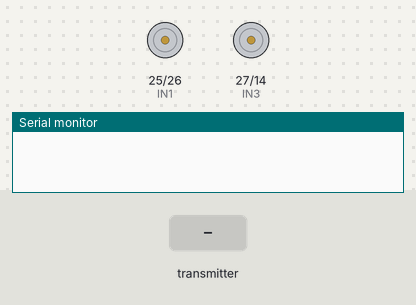
Bench run of a sketch on a simulated ESP32. Shown: motor-driver pin pairs drawn as motors (green arrow = first pin HIGH = forward, orange = second pin HIGH = backward, longer = more drive, scaled by the enable pin), the last lines printed to the serial monitor. The inputs (shaded band) are chosen by the test bench.

Above: at 1.2 s.
1.3 s: the transmitter starts sending jstk_x = 0
At 2.5 s:
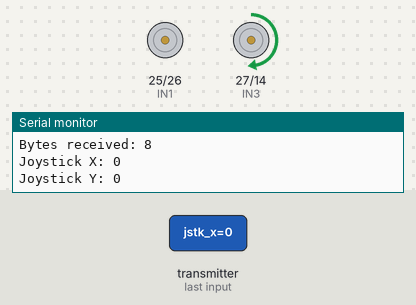
2.8 s: the transmitter starts sending jstk_y = 1024
At 3.9 s:
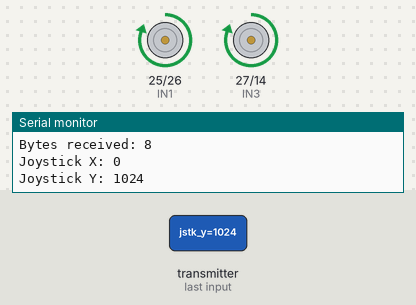
4.3 s: the transmitter starts sending jstk_x = 1024
At 5.0 s:
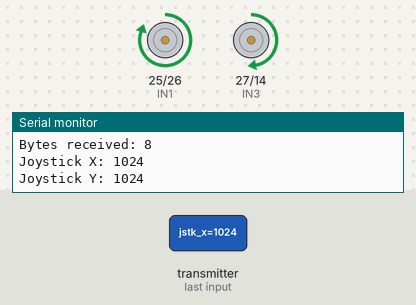
5.8 s: the transmitter starts sending jstk_y = 0
At 6.1 s:
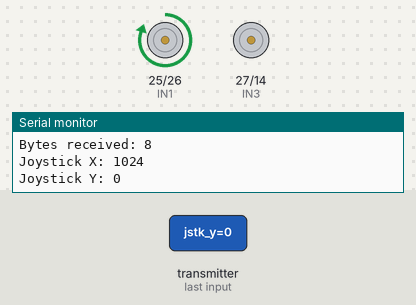
7.3 s: the transmitter starts sending jstk_y = 2048
At 8.5 s:
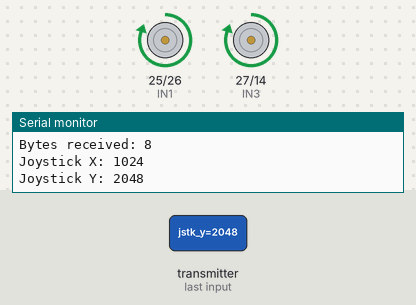
8.8 s: the transmitter starts sending jstk_x = 2048
At 9.6 s:
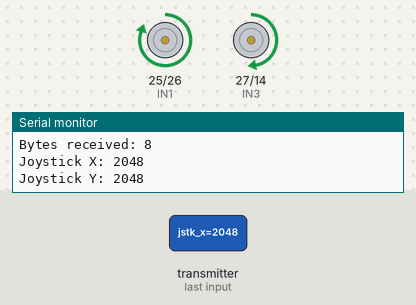
Timing chart, 0 to 11.3 s (numbered marks = the images above; inputs shaded):
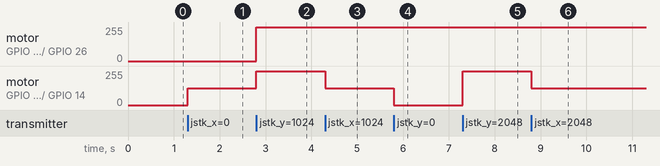

Measured:
- after the input at 1.3 s, motor on GPIO 27 (IN3) / GPIO 14 (IN4): stopped → forward 127/255 at once
- after the input at 2.8 s, motor on GPIO 25 (IN1) / GPIO 26 (IN2): stopped → forward 254/255 at once; motor on GPIO 27 (IN3) / GPIO 14 (IN4): forward 127/255 → forward 254/255 at once
- after the input at 4.3 s, motor on GPIO 27 (IN3) / GPIO 14 (IN4): forward 254/255 → forward 127/255 at once
- after the input at 5.8 s, motor on GPIO 27 (IN3) / GPIO 14 (IN4): forward 127/255 → stopped at once
- after the input at 7.3 s, motor on GPIO 27 (IN3) / GPIO 14 (IN4): stopped → forward 254/255 at once
- after the input at 8.8 s, motor on GPIO 27 (IN3) / GPIO 14 (IN4): forward 254/255 → forward 127/255 at once

The sketch:

minibot_receiver.ino
```cpp
// this file receives and reads a package via ESP-NOW communication, and runs motors speed and direction with them

#include <esp_now.h>
#include <WiFi.h>
#include <dummy.h>

// structure  to receive data, x and y coordinates from joystick (already mapped from 0-254 for use w/ DC motors)
// must match the sender structure
typedef struct struct_message {
  int jstk_x;
  int jstk_y;
} struct_message;

// create a struct_message called myData
struct_message myData;

// motor pins
#define ENA 33 // control powe (speed)
#define IN1 25 // control direction for ENA 'forward'
#define IN2 26 // control direction for ENA 'backward'

#define ENB 12 // control power (speed)
#define IN3 27 // control direction for ENB 'forward'
#define IN4 14 // control direction for ENB 'backward'


// *********************************************
// THIS IS THE PART THAT NEEDS ATTENTION!!!!!!!
// *********************************************
// we want to have it make backward motion too, and that when it is neutral (x=y=127), it does not move

// director and acceleration control
// currently just for FORWARD motion
void driveMotors(int xAxis, int yAxis) {
  // this is the math that makes turning smooth
  // understand how it works before altering it

  int leftMotorSpeed = yAxis + (xAxis - 127);
  int rightMotorSpeed = yAxis - (xAxis - 127);

  leftMotorSpeed = constrain(leftMotorSpeed, -254, 254);
  rightMotorSpeed = constrain(rightMotorSpeed, -254, 254);

  // for motor A
  analogWrite(ENA, abs(leftMotorSpeed)); // analogWrite is a range of value, controls speed of wheel
  digitalWrite(IN1, leftMotorSpeed > 0 ? HIGH : LOW); // digitalWrite is 1 or 0, turns motor on or off
  // digitalWrite for IN1 controls 'forward' motion of the motor
  // you can add a digitalWrite for IN2, which would control the backwards motion of the motor
  // NOTE that if IN1 is HIGH, IN2 should be LOW and vice versa
  // DO NOT have them both be HIGH

  // for motor B
  analogWrite(ENB, abs(rightMotorSpeed));
  digitalWrite(IN3, rightMotorSpeed > 0 ? HIGH : LOW);
  // same with IN4 and 'backward' motion
}


// callback function that will be executed EVERY TIME data is received
// think of this as the loop() function usually used
void OnDataRecv(const uint8_t * mac, const uint8_t *incomingData, int len) {

  // copies the incoming data to the structure myData
  memcpy(&myData, incomingData, sizeof(myData));

  // for validation, serial prints data received
  Serial.print("Bytes received: ");
  Serial.println(len);
  Serial.print("Joystick X: ");
  Serial.println(myData.jstk_x);
  Serial.print("Joystick Y: ");
  Serial.println(myData.jstk_y);
  Serial.println();

  // calls movement function for the motors with updated x and y values from joystick
  driveMotors(myData.jstk_x, myData.jstk_y);
}


void setup() {
  // initialize Serial Monitor
  Serial.begin(115200);

  // set device as a Wi-Fi Station
  WiFi.mode(WIFI_STA);

  // initialize ESP-NOW
  if (esp_now_init() != ESP_OK) {
    Serial.println("Error initializing ESP-NOW");
    return;
  }

  // set pinmode for all motor driver pins
  // motor A
  pinMode(ENA, OUTPUT);
  pinMode(IN1, OUTPUT);
  pinMode(IN2, OUTPUT);

  // motor B
  pinMode(ENB, OUTPUT);
  pinMode(IN3, OUTPUT);
  pinMode(IN4, OUTPUT);


  // initialize motors to be stopped
  digitalWrite(IN1, LOW); // motor A 'forward' motion = 0
  digitalWrite(IN2, LOW); // motor A 'backward' motion = 0
  digitalWrite(IN3, LOW); // motor B 'forward' motion = 0
  digitalWrite(IN4, LOW); // motor B 'backward' motion = 0

  // initialize speed to 0 in both motors
  analogWrite(ENA, 0);
  analogWrite(ENB, 0);

  // once ESPNow is successfully initialized
  // esp_now_register_recv_cb tells the ESP32 "every time you receive data, execute OnDataRecv"
  // effectively updatating motor instructions every time new x and y values are obtained
  esp_now_register_recv_cb(esp_now_recv_cb_t(OnDataRecv));
}


// the reason loop() is empty is because we don't want any code to run if we don't have x and y values from the joystick
// if you need to troubleshoot motor motion, do it here, but in general
// ALL MOTOR CONTROL SHOULD HAPPEN IN THE FUNCTION OnDataRecv() !!!!!
void loop() {

}
```
